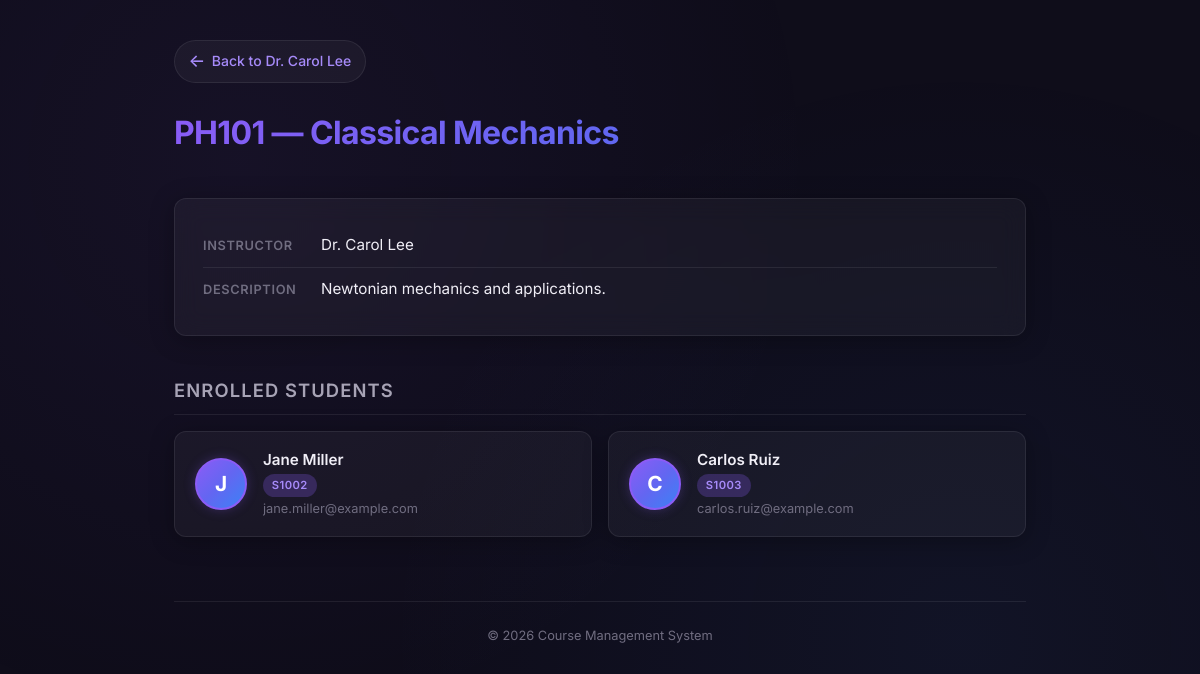
The app's page /courses/4/ with its own data.
### course/models.py (models this page shows, shortened)
class Course(models.Model):
    title = models.CharField(max_length=200)
    code = models.CharField(max_length=20, unique=True)
    description = models.TextField(blank=True)
    instructor = models.ForeignKey(
        Instructor,
        on_delete=models.CASCADE,
        related_name="courses",
    )
    class Meta:
        ordering = ["code"]

### instructor/models.py (models this page shows, shortened)
class Instructor(models.Model):
    name = models.CharField(max_length=100)
    email = models.EmailField(unique=True)
    department = models.CharField(max_length=100)
    class Meta:
        ordering = ["name"]

### student/models.py (models this page shows, shortened)
class Student(models.Model):
    GENDER_CHOICES = [
        ("M", "Male"),
        ("F", "Female"),
    ]
    name = models.CharField(max_length=100)
    email = models.EmailField(unique=True)
    student_id = models.CharField(max_length=20, unique=True)
    gender = models.CharField(max_length=1, choices=GENDER_CHOICES, default="M")
    image = models.ImageField(upload_to="student_images/", blank=True, null=True)
    courses = models.ManyToManyField(Course, related_name="students", blank=True)
    class Meta:
        ordering = ["student_id"]

### course/views.py (the view)
# urls.py: path('<int:pk>/', views.course_detail, name='course_detail'),
def course_detail(request, pk: int):
    course = get_object_or_404(Course, pk=pk)
    students = course.students.all()
    return render(
        request,
        "course/course_detail.html",
        {"course": course, "students": students},
    )

### course/templates/course/course_detail.html (shortened to what this page needs)
{% extends "base.html" %}
{% load static %}
{% block content %}
<a href="{% url 'instructor_detail' course.instructor.pk %}" class="back-link">
    <span class="arrow">&larr;</span> Back to {{ course.instructor.name }}
</a>
<header class="page-header">
    <h1>{{ course.code }} &mdash; {{ course.title }}</h1>
</header>
<div class="info-block">
    <div class="info-row">
        <span class="info-label">Instructor</span>
        <span class="info-value">{{ course.instructor.name }}</span>
    </div>
    <div class="info-row">
        <span class="info-label">Description</span>
        <span class="info-value">{{ course.description|default:"No description provided." }}</span>
    </div>
</div>
<h2 class="section-title">Enrolled Students</h2>
<ul class="student-list">
    {% for student in students %}
    <li class="student-card">
        {% if student.image %}
        <img class="student-avatar" src="{{ student.image.url }}" alt="{{ student.name }}">
        {% else %}
        <div class="student-avatar student-avatar--placeholder">
            {{ student.name|make_list|first }}
        </div>
        {% endif %}
        <div class="student-info">
            <span class="student-name">{{ student.name }}</span>
            <span class="student-id-badge">{{ student.student_id }}</span>
            <span class="student-email">{{ student.email }}</span>
        </div>
    </li>
    {% empty %}
    <li class="empty-state" style="width:100%;">No students enrolled in this course.</li>
    {% endfor %}
</ul>
{% endblock %}

### static/css/style.css (style rules this page uses)
:root { --bg-primary: #0f0d1a; --bg-secondary: #1a1726; --bg-card: rgba(255, 255, 255, 0.04); --bg-card-hover: rgba(255, 255, 255, 0.08); --border-color: rgba(255, 255, 255, 0.08); --text-primary: #f0eef6; --text-secondary: #a7a3b5; --text-muted: #706d80; --accent: #8b5cf6; --accent-light: #a78bfa; --accent-glow: rgba(139, 92, 246, 0.25); --gradient: linear-gradient(135deg, #8b5cf6, #6366f1, #3b82f6); --radius: 12px; --radius-sm: 8px; --shadow: 0 4px 24px rgba(0, 0, 0, 0.3); --shadow-hover: 0 8px 40px rgba(0, 0, 0, 0.45); --transition: 0.25s cubic-bezier(0.4, 0, 0.2, 1); }
*, *::before, *::after { box-sizing: border-box; margin: 0; padding: 0; }
html { font-size: 16px; scroll-behavior: smooth; }
body { font-family: 'Inter', system-ui, -apple-system, sans-serif; background: var(--bg-primary); color: var(--text-primary); line-height: 1.6; min-height: 100vh; -webkit-font-smoothing: antialiased; }
body::before { content: ''; position: fixed; inset: 0; background-image: radial-gradient(circle at 20% 20%, rgba(139, 92, 246, 0.06) 0%, transparent 50%), radial-gradient(circle at 80% 80%, rgba(59, 130, 246, 0.06) 0%, transparent 50%); pointer-events: none; z-index: 0; }
.page-header { margin-bottom: 2.5rem; }
.page-header h1 { font-size: 2rem; font-weight: 700; letter-spacing: -0.02em; background: var(--gradient); -webkit-background-clip: text; -webkit-text-fill-color: transparent; background-clip: text; }
.back-link { display: inline-flex; align-items: center; gap: 0.4rem; font-size: 0.875rem; font-weight: 500; color: var(--accent-light); text-decoration: none; margin-bottom: 1.5rem; padding: 0.4rem 0.85rem; border-radius: 999px; background: var(--bg-card); border: 1px solid var(--border-color); transition: all var(--transition); }
.back-link .arrow { font-size: 1.1rem; transition: transform var(--transition); }
.section-title { font-size: 1.15rem; font-weight: 600; color: var(--text-secondary); text-transform: uppercase; letter-spacing: 0.06em; margin: 2.5rem 0 1rem; padding-bottom: 0.5rem; border-bottom: 1px solid var(--border-color); }
.info-block { background: var(--bg-card); border: 1px solid var(--border-color); border-radius: var(--radius); padding: 1.5rem 1.75rem; backdrop-filter: blur(12px); box-shadow: var(--shadow); }
.info-row { display: flex; align-items: baseline; gap: 0.5rem; padding: 0.6rem 0; }
.info-row:not(:last-child) { border-bottom: 1px solid var(--border-color); }
.info-label { font-size: 0.8rem; font-weight: 600; text-transform: uppercase; letter-spacing: 0.05em; color: var(--text-muted); min-width: 110px; flex-shrink: 0; }
.info-value { color: var(--text-primary); font-size: 0.95rem; }
.student-list { list-style: none; display: grid; grid-template-columns: repeat(auto-fill, minmax(280px, 1fr)); gap: 1rem; }
.student-card { display: flex; align-items: center; gap: 1rem; padding: 1rem 1.25rem; background: var(--bg-card); border: 1px solid var(--border-color); border-radius: var(--radius); box-shadow: var(--shadow); transition: all var(--transition); }
.student-avatar { width: 52px; height: 52px; border-radius: 50%; object-fit: cover; border: 2px solid var(--accent); flex-shrink: 0; box-shadow: 0 0 12px var(--accent-glow); transition: border-color var(--transition), box-shadow var(--transition); }
.student-avatar--placeholder { display: flex; align-items: center; justify-content: center; width: 52px; height: 52px; border-radius: 50%; border: 2px solid var(--accent); background: var(--gradient); color: #fff; font-size: 1.3rem; font-weight: 700; flex-shrink: 0; box-shadow: 0 0 12px var(--accent-glow); transition: border-color var(--transition), box-shadow var(--transition); }
.student-info { display: flex; flex-direction: column; gap: 0.15rem; min-width: 0; }
.student-name { font-size: 0.95rem; font-weight: 600; color: var(--text-primary); }
.student-id-badge { display: inline-block; font-size: 0.7rem; font-weight: 600; letter-spacing: 0.04em; color: var(--accent-light); background: var(--accent-glow); padding: 0.15rem 0.55rem; border-radius: 999px; width: fit-content; }
.student-email { font-size: 0.8rem; color: var(--text-muted); overflow: hidden; text-overflow: ellipsis; white-space: nowrap; }

### records on screen
Course: instructor.name "Dr. Carol Lee", code "PH101", title "Classical Mechanics", description "Newtonian mechanics and applications."
Student: name|make_list "J", name "Jane Miller", student_id "S1002", email "jane.miller@example.com"
Student: name|make_list "C", name "Carlos Ruiz", student_id "S1003", email "carlos.ruiz@example.com"
